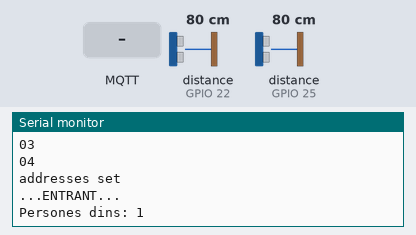
Bench run of a sketch on a simulated ESP32. Parts: the last lines printed to the serial monitor. The inputs (shaded band) are chosen by the test bench; at power-on: distance to the obstacle (sensors on GPIO 22, GPIO 25) 80 cm. WiFi joins after 1.5 s; servers stay silent unless stated; random numbers use the default seed unless the sketch sets one; no MQTT or app messages arrive unless stated.

Above: at 3.6 s.
3.7 s: distance to the obstacle (sensor on GPIO 22) set to 250 cm
At 4.6 s:
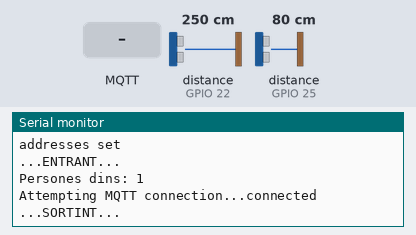
5.5 s: MQTT message "0" arrives on the first subscribed topic
At 6.5 s:
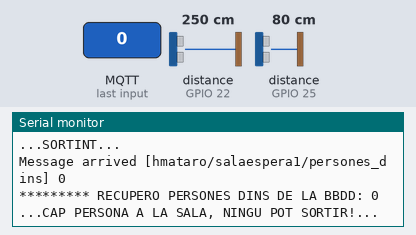
7.2 s: MQTT message "on" arrives on the first subscribed topic
At 8.4 s:
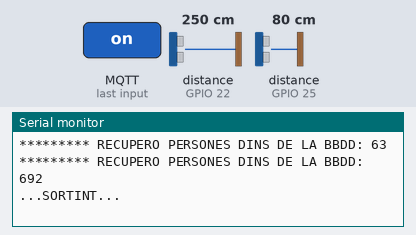
9.3 s: distance to the obstacle (sensor on GPIO 22) set to 2 cm
At 11.5 s:
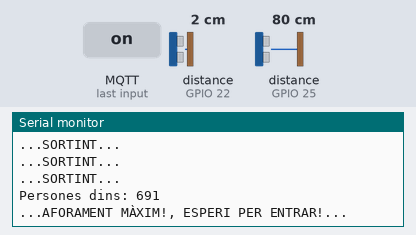
14.2 s: MQTT message "0" arrives on the second subscribed topic
16.2 s: MQTT message "on" arrives on the second subscribed topic
At 17.7 s:
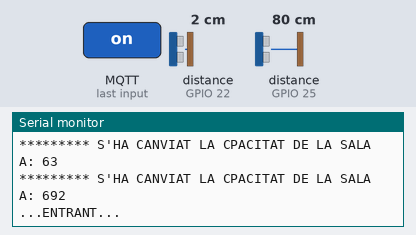
Timing chart, 0 to 19.2 s (numbered marks = the images above; inputs shaded):
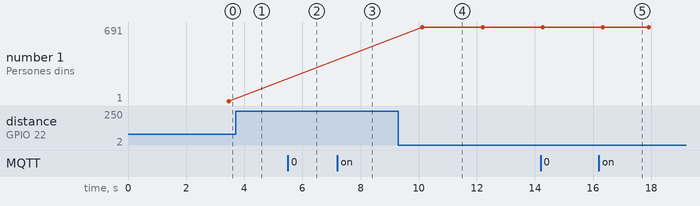

Measured:
- after the input at 3.7 s, the serial monitor: prints a new line after 0.39 s (image 1)
- after the input at 5.5 s, the serial monitor: prints a new line after 0.22 s (image 2)
- after the input at 7.2 s, the serial monitor: prints a new line after 0.66 s (image 3)
- after the input at 9.3 s, the serial monitor: prints a new line after 0.83 s (image 4)
- after the input at 16.2 s, the serial monitor: prints a new line after 0.64 s (image 5)
- plotted number 1: 1 → 690 after the input at 9.3 s

The sketch:

ESP32.ino
```cpp
#include <WiFi.h>
#include <Wire.h>
#include <VL53L0X.h>
#include <PubSubClient.h>

#include "config.h"  // Dades de la xarxa wifi
#include "ESP32_Utils.hpp"

VL53L0X sensor;
VL53L0X sensor2;
int persones_dins=0;
int aforament_max = 10;
byte entrant = 0;
byte sortint = 0;
int entrant_delay = 0;
int sortint_delay = 0;

//Posició de la placa on es connecten els sensors
int pos_sensor1 = 25;
int pos_sensor2 = 26;

int pos1;
int pos2;
int pos3;
int numero = 10;
String TOPIC;

//MQTT
WiFiClient espClient;
PubSubClient client(espClient);
unsigned long lastMsg = 0;
#define MSG_BUFFER_SIZE  (50)
char msg[MSG_BUFFER_SIZE];
int value = 0;

void setup() {

  pinMode(pos_sensor1, OUTPUT);
  pinMode(pos_sensor2, OUTPUT);

  digitalWrite(pos_sensor1, LOW);
  digitalWrite(pos_sensor2, LOW);

  delay(500);
  Wire.begin();


  Serial.begin (115200);

  //MQTT
  ConnectWiFi_STA();
  client.setServer(mqtt_server, 1883);
  client.setCallback(callback);

  //SENSOR 1
  pinMode(pos_sensor1, INPUT);
  delay(100);
  Serial.println("00");
  sensor.init(true);
  Serial.println("01");
  delay(100);
  sensor.setAddress((uint8_t)22);
  Serial.println("02");

  //SENSOR 2
  pinMode(pos_sensor2, INPUT);
  delay(100);
  sensor2.init(true);
  Serial.println("03");
  delay(100);
  sensor2.setAddress((uint8_t)25);
  Serial.println("04");
  Serial.println("");
  Serial.println("addresses set");
  Serial.println("");
  Serial.println("");
  sensor.setTimeout(500);
}

//Callback MQTT
void callback(char* topic, byte* payload, unsigned int length) {
  Serial.print("Message arrived [");
  Serial.print(topic);
  Serial.print("] ");
  for (int i = 0; i < length; i++) {
    Serial.print((char)payload[i]);
  }
  Serial.println();

 // Converteixo a número el missatge rebut
    for (int i = 0; i < length; i++) {
      if(i == 0){
        pos1 = payload[i] - '0';
        numero = pos1;
      }
      if(i == 1){
        pos2 = payload[i] - '0';
        numero = pos1*10+pos2;
      }
      if(i == 2){
        pos3 = payload[i] - '0';
        numero = numero * 10 + pos3;
      }
   //Si el topic es CAPACITAT l'actulaitzo
   if(String(topic) == "hmataro/salaespera1/capacitat"){
      if(aforament_max != numero){
        Serial.print("********* S'HA CANVIAT LA CPACITAT DE LA SALA A: ");
        Serial.println(numero);
        aforament_max = numero;
      }
    //Si el topic es PERSONES_DINS l'actualitzo
    }else if(String(topic) == "hmataro/salaespera1/persones_dins"){
        if(persones_dins != numero){
          Serial.print("********* RECUPERO PERSONES DINS DE LA BBDD: ");
          Serial.println(numero);
          persones_dins = numero;
        }
    }
  }
}

//Reconnect MQQT
void reconnect() {
  // Loop until we're reconnected
  while (!client.connected()) {
    Serial.print("Attempting MQTT connection...");
    // Create a random client ID
    String clientId = "ESP8266Client-";
    clientId += String(random(0xffff), HEX);
    // Attempt to connect
    if (client.connect(clientId.c_str())) {
      Serial.println("connected");
      // resubscribe
      client.subscribe("hmataro/salaespera1/persones_dins");
      client.subscribe("hmataro/salaespera1/capacitat");
    } else {
      Serial.print("failed, rc=");
      Serial.print(client.state());
      Serial.println(" try again in 5 seconds");
      // Wait 5 seconds before retrying
      delay(5000);
    }
  }
}

void loop() {
  byte count = 0;

  //CHECK DISTANCES
  long DISTANCE_SENSOR = (sensor.readRangeSingleMillimeters());
  long DISTANCE_SENSOR2 = (sensor2.readRangeSingleMillimeters());

 //Conta les persones que entren
    if(DISTANCE_SENSOR/1000.000 < 8.19 && sortint==0){
      if(persones_dins>=aforament_max){
        Serial.println("...AFORAMENT MÀXIM!, ESPERI PER ENTRAR!...");
        delay(1000);
      }else{
        entrant = 1;
        Serial.println("...ENTRANT...");
        delay(1000);
      }
    }
    if(DISTANCE_SENSOR2/1000.000 < 8.19 && entrant==0){
      if(persones_dins==0){
        Serial.println("...CAP PERSONA A LA SALA, NINGU POT SORTIR!...");
        delay(1000);
      }else{
        sortint = 1;
        Serial.println("...SORTINT...");
        delay(500);
      }
    }

    if(DISTANCE_SENSOR2/1000.000 < 8.19 && entrant==1){
      persones_dins++;
      //Poasso al broker les persones que hi ha dins
      snprintf (msg, MSG_BUFFER_SIZE, "%ld", persones_dins);
      client.publish("hmataro/salaespera1/persones", msg);
      //Passo al broker les persones en %
      snprintf (msg, MSG_BUFFER_SIZE, "%ld", (int)((float)persones_dins/(float)aforament_max*100));
      client.publish("/persones_percentatge", msg);
      Serial.print("Persones dins: ");
      Serial.println(persones_dins);
      //La persona ha entrat inicialitzo la variable entrant
      entrant = 0;
      delay(500);
    }
    if(DISTANCE_SENSOR/1000.000 < 8.19 && sortint==1){
      persones_dins--;
      //Poasso al broker les persones que hi ha dins
      snprintf (msg, MSG_BUFFER_SIZE, "%ld", persones_dins);
      client.publish("hmataro/salaespera1/persones", msg);
      //Passo al broker les persones en %
      snprintf (msg, MSG_BUFFER_SIZE, "%ld", (int)((float)persones_dins/(float)aforament_max*100));
      client.publish("hmataro/salaespera1/persones_percentatge", msg);
      Serial.print("Persones dins: ");
      Serial.println(persones_dins);
      //La persona ha sortit inicialitzo la variable sortint
      sortint = 0;
      delay(500);
    }

    if(entrant==1){
      entrant_delay++;
    }

    if(entrant_delay > 100 && entrant==1){
      //Massa temps sense acabar d'entrar incialitzem les variables
      entrant = 0;
      entrant_delay = 0;
      Serial.println("...Massa temps sense acabar d'entrar...");
      delay(500);
    }

    if(sortint==1){
      sortint_delay++;
    }

    if(sortint_delay > 100 && sortint==1){
      //Massa temps sense acabar de sortir incialitzem les variables
      sortint = 0;
      sortint_delay = 0;
      Serial.println("...Massa temps sense acabar de sortir...");
      delay(500);
    }

  //MQTT
  if (!client.connected()) {
    reconnect();
  }
  client.loop();
}
```

ESP32_Utils.hpp
```cpp
void ConnectWiFi_STA()
{
  Serial.begin(115200);

  WiFi.config(ip, gateway, subnet);
  WiFi.begin(ssid, password);

  while (WiFi.status() != WL_CONNECTED) {
    delay(500);
    Serial.println("Connectant a la WiFi..");
  }

  Serial.print("Connectat a la WiFi ");
  Serial.println(ssid);
}
```

config.h
```cpp
const char* ssid     = "SSID";
const char* password = "PASSWORD";

IPAddress ip(172,16,252,1);
IPAddress gateway(172,16,1,3);
IPAddress subnet(255,255,0,0);

//MQTT
const char* mqtt_server = "192.168.1.179";
```
